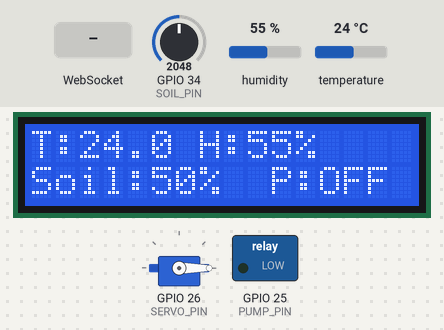
The sketch below on a simulated ESP32. Shown: servo, 16×2 character LCD, switched loads named in the sketch (green lamp = pin HIGH). The test bench sets the inputs (shaded band); at power-on: humidity 55 %, GPIO 34 (SOIL_PIN) = 2048, temperature 24 °C. WiFi joins after 1.5 s; servers stay silent unless stated; what the sketch prints to the serial monitor is not drawn.

Above: at 3.8 s.
3.9 s: WebSocket text "command" received
At 4.4 s:
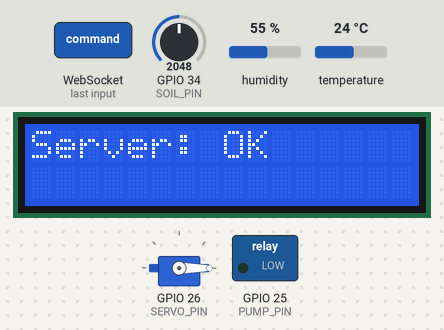
6.1 s: humidity set to 22 %
At 9.8 s:
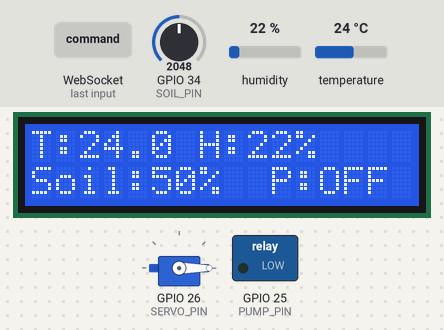
10.1 s: GPIO 34 (SOIL_PIN) set to 2866
At 11.1 s:
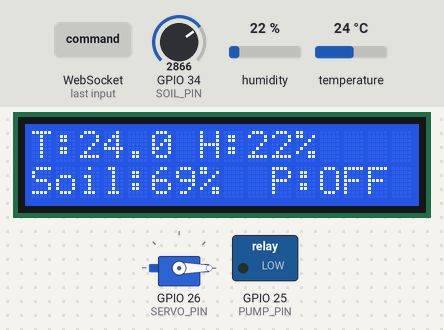
12.1 s: temperature set to 12 °C
At 15.6 s:
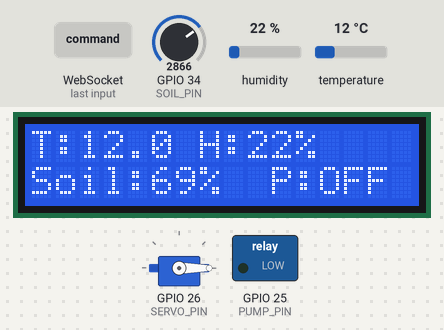
16.1 s: GPIO 34 (SOIL_PIN) set to 3603
At 17.0 s:
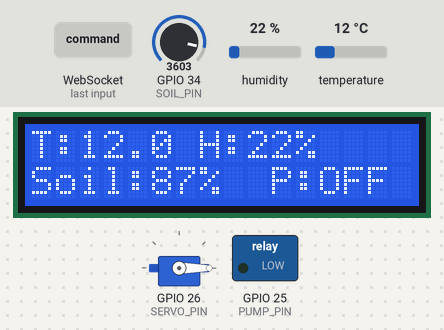
18.1 s: humidity set to 40 %
At 21.4 s:
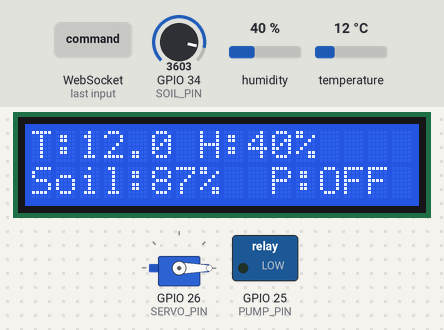
Timing chart, 0 to 22.9 s (numbered marks = the images above; inputs shaded):
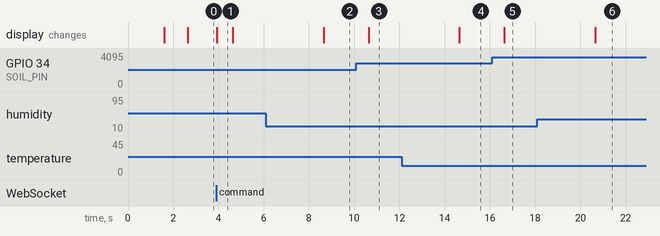

The sketch:

sketch.ino
```cpp
#include <WiFi.h>
#include <WebSocketsClient.h>
#include <ArduinoJson.h>
#include <DHT.h>
#include <ESP32Servo.h>
#include <LiquidCrystal_I2C.h>

#define DHTPIN      23
#define DHTTYPE     DHT22
#define SOIL_PIN    34
#define PUMP_PIN    25
#define SERVO_PIN   26

const char* ssid     = "Wokwi-GUEST";
const char* password = "";

// Ensure this matches your active PowerShell ngrok domain perfectly!
const char* websocketHost = "jalapeno-footbath-deduct.ngrok-free.dev";

const unsigned long TELEMETRY_INTERVAL_MS = 1000;

DHT               dht(DHTPIN, DHTTYPE);
Servo             windowServo;
LiquidCrystal_I2C lcd(0x27, 16, 2);
WebSocketsClient  webSocket;

unsigned long lastTelemetryMs = 0;

void handleCommand(uint8_t* payload) {
  StaticJsonDocument<256> doc;
  DeserializationError err = deserializeJson(doc, payload);

  if (err) {
    Serial.print("JSON parse error: ");
    Serial.println(err.c_str());
    return;
  }

  const char* type     = doc["type"]     | "";
  const char* actuator = doc["actuator"] | "";

  if (strcmp(type, "command") == 0 && strcmp(actuator, "pump") == 0) {
    const char* state = doc["state"] | "LOW";
    bool on = strcmp(state, "HIGH") == 0;
    digitalWrite(PUMP_PIN, on ? HIGH : LOW);
    Serial.printf("🌊 Pump %s\n", on ? "ON" : "OFF");
  }

  if (strcmp(type, "command") == 0 && strcmp(actuator, "window") == 0) {
    int angle = constrain((int)(doc["angle"] | 0), 0, 90);
    windowServo.write(angle);
    Serial.printf("🪟 Window %d°\n", angle);
  }
}

void webSocketEvent(WStype_t type, uint8_t* payload, size_t length) {
  switch (type) {
    case WStype_CONNECTED:
      Serial.println("✅ WebSocket connected to server");
      lcd.clear();
      lcd.setCursor(0, 0);
      lcd.print("Server: OK");
      break;

    case WStype_DISCONNECTED:
      Serial.println("⚠️  WebSocket disconnected – retrying…");
      lcd.clear();
      lcd.setCursor(0, 0);
      lcd.print("Server: LOST");
      break;

    case WStype_TEXT:
      Serial.print("📩 ");
      Serial.println((char*)payload);
      handleCommand(payload);
      break;

    case WStype_ERROR:
      Serial.println("❌ WebSocket error");
      break;

    default:
      break;
  }
}

void sendTelemetry() {
  float temperature = dht.readTemperature();
  float humidity    = dht.readHumidity();

  if (isnan(temperature) || isnan(humidity)) {
    Serial.println("⚠️  DHT22 read failed – skipping");
    return;
  }

  int rawSoil      = analogRead(SOIL_PIN);
  int soilMoisture = map(rawSoil, 0, 4095, 0, 100);

  StaticJsonDocument<256> doc;
  doc["type"] = "telemetry";

  JsonObject payload = doc.createNestedObject("payload");
  payload["temperature"]  = round(temperature * 10.0) / 10.0;
  payload["humidity"]     = round(humidity);
  payload["soilMoisture"] = soilMoisture;

  String json;
  serializeJson(doc, json);
  webSocket.sendTXT(json);

  Serial.println(json);

  lcd.clear();
  lcd.setCursor(0, 0);
  lcd.print("T:");
  lcd.print(temperature, 1);
  lcd.print(" H:");
  lcd.print((int)humidity);
  lcd.print("%");

  lcd.setCursor(0, 1);
  lcd.print("Soil:");
  lcd.print(soilMoisture);
  lcd.print("% ");

  lcd.setCursor(10, 1);
  lcd.print(digitalRead(PUMP_PIN) == HIGH ? "P:ON " : "P:OFF");
}

void setup() {
  Serial.begin(115200);
  Serial.println("\n🌱 FarmLogic ESP32 Node booting…");

  dht.begin();
  pinMode(PUMP_PIN, OUTPUT);
  digitalWrite(PUMP_PIN, LOW);
  windowServo.attach(SERVO_PIN, 500, 2400);
  windowServo.write(0);

  lcd.init();
  lcd.backlight();
  lcd.clear();
  lcd.print("Connecting WiFi");

  WiFi.begin(ssid, password);
  int attempts = 0;
  while (WiFi.status() != WL_CONNECTED && attempts < 30) {
    delay(500);
    Serial.print(".");
    attempts++;
  }
  Serial.println();

  if (WiFi.status() != WL_CONNECTED) {
    Serial.println("❌ WiFi failed!");
    lcd.clear();
    lcd.print("WiFi FAILED");
    return;
  }

  Serial.print("✅ WiFi connected: ");
  Serial.println(WiFi.localIP());

  lcd.clear();
  lcd.print("WiFi: OK");
  lcd.setCursor(0, 1);
  lcd.print(WiFi.localIP());

  delay(1000);
  webSocket.setExtraHeaders("ngrok-skip-browser-warning: true");
  webSocket.beginSSL(
  "jalapeno-footbath-deduct.ngrok-free.dev",
  443,
  "/"
);
  webSocket.getWiFiClient()->setInsecure();
  webSocket.onEvent(webSocketEvent);
  webSocket.setReconnectInterval(5000);

  Serial.printf("🔌 Connecting WS → ws://%s:443/\n", websocketHost);
}

void loop() {
  webSocket.loop();

  if (millis() - lastTelemetryMs >= TELEMETRY_INTERVAL_MS) {
    lastTelemetryMs = millis();
    sendTelemetry();
  }
}
```

Measured:
- after the input at 3.9 s, the display: changes at once (image 1)
- after the input at 6.1 s, the display: changes after 2.5 s (image 2)
- after the input at 10.1 s, the display: changes after 0.54 s (image 3)
- after the input at 12.1 s, the display: changes after 2.5 s (image 4)
- after the input at 16.1 s, the display: changes after 0.54 s (image 5)
- after the input at 18.1 s, the display: changes after 2.5 s (image 6)
- what the display in image 1 shows lasts 0.7 s, from 3.9 s to 4.6 s
